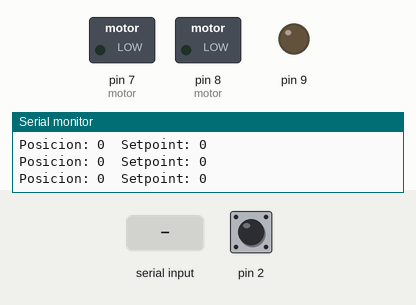
Simulated run of this sketch. Board: Arduino Uno, built with avr-gcc and run on an emulated ATmega328P. Shown: switched loads named in the sketch (green lamp = pin HIGH), output pins drawn as LEDs (lit = HIGH), the last lines printed to the serial monitor. Inputs (shaded band) come from the test bench; at power-on: pin 2 HIGH.

Above: at 1.2 s.
1.3 s: "90,45\n" received over Serial
At 2.5 s:
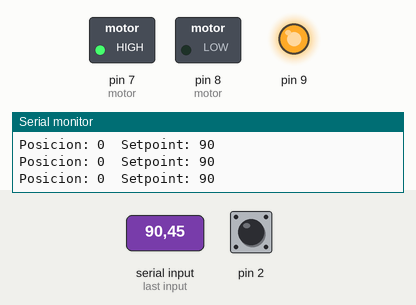
2.8 s: "30,150\n" received over Serial
At 4.0 s:
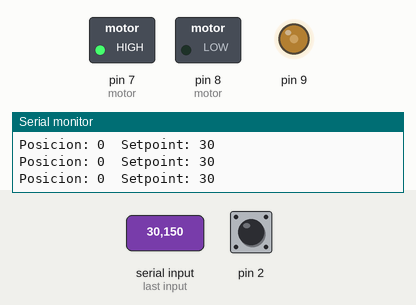
4.3 s: "90\n" received over Serial
At 4.6 s:
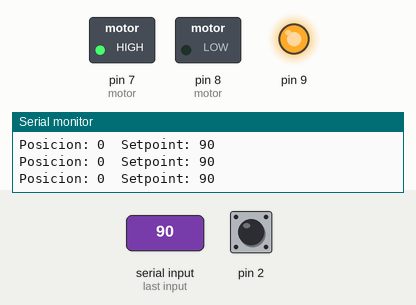
5.8 s: "5\n" received over Serial
At 7.2 s:
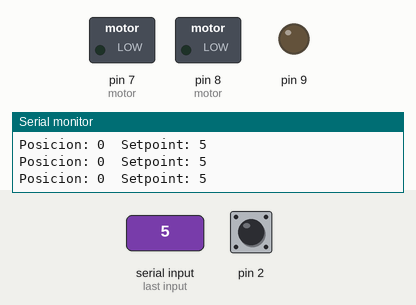
Timing chart, 0 to 8.8 s (numbered marks = the images above; inputs shaded):
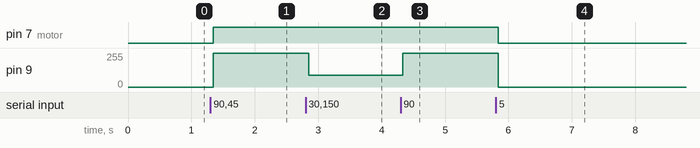

The sketch:

PWM_DC.ino
```cpp
// ---------------------------------------------------------
// Control de posición de motor DC con encoder incremental
// ATmega328P (Arduino Uno) - Nivel de registros
// ---------------------------------------------------------

#include <avr/io.h>         // Definiciones de registros del ATmega328P
#include <avr/interrupt.h>  // Manejo de interrupciones (ISR, sei, cli)
#include <stdlib.h>         // Funciones de conversión (atol)

// -------------------- Variables globales -----------------

volatile long encoderCount = 0;   // Contador de cuentas del encoder (ticks)
volatile int8_t encoderDir = 0;   // Último sentido de giro (+1 o -1)

// Parámetros de control de posición
long setpoint = 0;                 // Posición objetivo en cuentas
const long POSITION_TOLERANCE = 5; // Margen de error aceptable (±5 cuentas)
const uint8_t Kp = 3;              // Ganancia proporcional
const uint8_t PWM_MAX = 255;       // Límite superior de PWM (8 bits)

// Prototipos de funciones
void motorStop(void);
void motorForward(void);
void motorBackward(void);
void setPWM(uint8_t duty);
long getEncoderCount(void);
void readSetpointFromSerial(void);

// ---------------------------------------------------------
// setup()
//  Configuración inicial del microcontrolador:
//  - GPIO para encoder y driver de motor
//  - Interrupción externa INT0 para el encoder
//  - Timer1 en Fast PWM 8 bits (salida OC1A)
//  - UART para comunicación por monitor serie
// ---------------------------------------------------------

void setup(void)
{
  cli(); // Deshabilita interrupciones globales mientras se configura todo

  // --------------- Configuración de GPIO -----------------
  // Encoder:
  //   Canal A (C1) -> PD2 (INT0, pin digital 2)
  //   Canal B (C2) -> PD3 (pin digital 3)
  //
  // DDRD: 0 = entrada, 1 = salida
  DDRD &= ~((1 << DDD2) | (1 << DDD3));       // PD2 y PD3 como entradas
  // PORTD: en entradas, bit = 1 activa pull-up interno
  PORTD |= (1 << PORTD2) | (1 << PORTD3);     // Habilitar pull-up en PD2 y PD3

  // Driver de motor (puente H):
  //   D7 (PD7) -> IN1
  //   D8 (PB0) -> IN2
  //   D9 (PB1/OC1A) -> ENA (PWM)
  DDRD |= (1 << DDD7);                        // PD7 como salida (IN1)
  DDRB |= (1 << DDB0) | (1 << DDB1);          // PB0 (IN2) y PB1 (OC1A) como salidas

  // Apagar motor al inicio (condición segura)
  motorStop();
  setPWM(0);

  // -------- Configuración de interrupción externa INT0 ----
  // INT0 se usa para leer el canal A del encoder (PD2).
  //
  // EICRA - External Interrupt Control Register A:
  //   ISC01 ISC00 = 11 -> disparo por flanco de subida en INT0
  EICRA |= (1 << ISC01) | (1 << ISC00);

  // EIMSK - External Interrupt Mask Register:
  //   INT0 = 1 -> habilita la interrupción externa INT0
  EIMSK |= (1 << INT0);

  // EIFR - External Interrupt Flag Register:
  //   INTF0 = 1 -> limpia una posible bandera pendiente de INT0
  EIFR  |= (1 << INTF0);

  // -------- Configuración del Timer1 para PWM en OC1A -----
  //
  // Se configura Fast PWM de 8 bits con salida no inversora en OC1A (PB1).
  // Frecuencia determinada por F_CPU y prescaler; resolución de 0 a 255.
  //
  TCCR1A = 0;
  TCCR1B = 0;

  // Modo Fast PWM 8 bits:
  //   WGM13:0 = 0b0101
  //   -> WGM10 = 1 (TCCR1A), WGM12 = 1 (TCCR1B)
  TCCR1A |= (1 << WGM10);
  TCCR1B |= (1 << WGM12);

  // Modo no inversor en OC1A:
  //   COM1A1:0 = 10 -> salida activa en alto proporcional al duty
  TCCR1A |= (1 << COM1A1);

  // Prescaler del Timer1:
  //   CS12 CS11 CS10
  //   0     1    0  -> prescaler = 8
  TCCR1B |= (1 << CS11);

  // Duty cycle inicial en 0 (motor apagado)
  OCR1A = 0;

  // -------- UART (Serial) para setpoint y monitoreo --------
  Serial.begin(9600);
  Serial.println("Inicio - Control de posicion con encoder");
  Serial.println("Escribe un numero de cuentas y presiona Enter.");

  sei(); // Habilita interrupciones globales
}

// ---------------------------------------------------------
// loop()
//  Bucle principal de control:
//  - Lee el setpoint desde el monitor serie
//  - Obtiene la posicion actual (encoderCount)
//  - Calcula el error y decide sentido de giro
//  - Calcula PWM proporcional al error (con saturacion)
//  - Detiene el motor cuando el error es pequeño
// ---------------------------------------------------------

void loop(void)
{
  // Leer (si existe) un nuevo setpoint desde el monitor serie
  readSetpointFromSerial();

  // Obtener posicion actual de manera atomica
  long posicion = getEncoderCount();
  long error = setpoint - posicion;
  long absError = (error >= 0) ? error : -error;

  if (absError <= POSITION_TOLERANCE)
  {
    // Ya se encuentra dentro del margen de la posicion objetivo
    motorStop();
    setPWM(0);
  }
  else
  {
    // Seleccionar sentido de giro segun el signo del error
    if (error > 0)
    {
      motorForward();
    }
    else
    {
      motorBackward();
    }

    // Control proporcional simple:
    //   PWM = Kp * |error|, limitado a PWM_MAX
    uint32_t pwm = (uint32_t)absError * Kp;
    if (pwm > PWM_MAX)
    {
      pwm = PWM_MAX;
    }
    setPWM((uint8_t)pwm);
  }

  // Enviar informacion al monitor serie (para observar el comportamiento)
  Serial.print("Posicion: ");
  Serial.print(posicion);
  Serial.print("  Setpoint: ");
  Serial.println(setpoint);
}

// ---------------------------------------------------------
// Rutina de servicio de interrupcion del encoder
//  INT0_vect se ejecuta cada vez que ocurre un flanco de
//  subida en el canal A del encoder (PD2).
//  El estado del canal B (PD3) indica el sentido del giro.
// ---------------------------------------------------------

ISR(INT0_vect)
{
  // Leer canal B (C2) desde el registro PIND
  if (PIND & (1 << PIND3))
  {
    // Canal B en alto -> giro "positivo"
    encoderCount++;
    encoderDir = 1;
  }
  else
  {
    // Canal B en bajo -> giro "negativo"
    encoderCount--;
    encoderDir = -1;
  }
}

// ---------------------------------------------------------
// Funciones auxiliares para control del motor y PWM
// ---------------------------------------------------------

// Detiene el motor: ambas entradas del driver en 0
void motorStop(void)
{
  PORTD &= ~(1 << PORTD7); // IN1 = 0 (PD7)
  PORTB &= ~(1 << PORTB0); // IN2 = 0 (PB0)
}

// Gira el motor en sentido "adelante"
void motorForward(void)
{
  PORTD |=  (1 << PORTD7); // IN1 = 1
  PORTB &= ~(1 << PORTB0); // IN2 = 0
}

// Gira el motor en sentido "atras"
void motorBackward(void)
{
  PORTD &= ~(1 << PORTD7); // IN1 = 0
  PORTB |=  (1 << PORTB0); // IN2 = 1
}

// Ajusta el duty cycle del PWM (0-255)
void setPWM(uint8_t duty)
{
  OCR1A = duty;
}

// Copia atomica de la variable de posicion (encoderCount)
// al ser de 32 bits, se protege el acceso deshabilitando
// brevemente las interrupciones.
long getEncoderCount(void)
{
  long value;
  uint8_t sreg = SREG; // Guardar estado de interrupciones
  cli();
  value = encoderCount;
  SREG = sreg;         // Restaurar SREG (incluye I-bit)
  return value;
}

// ---------------------------------------------------------
// Lectura del setpoint desde el monitor serie
//  El usuario escribe un numero y presiona Enter.
//  La cadena se convierte a long y se almacena en setpoint.
// ---------------------------------------------------------

void readSetpointFromSerial(void)
{
  static char buffer[16];    // Buffer para texto recibido
  static uint8_t index = 0;  // Indice de escritura en el buffer

  while (Serial.available() > 0)
  {
    char c = Serial.read();

    // Fin de linea -> procesar numero completo
    if (c == '\n' || c == '\r')
    {
      if (index > 0)
      {
        buffer[index] = '\0';     // Terminar cadena
        long value = atol(buffer); // Convertir a long
        setpoint = value;          // Actualizar setpoint
        index = 0;                 // Reiniciar buffer

        Serial.print("Nuevo setpoint: ");
        Serial.println(setpoint);
      }
    }
    else
    {
      // Acumular caracteres mientras haya espacio en el buffer
      if (index < sizeof(buffer) - 1)
      {
        buffer[index++] = c;
      }
    }
  }
}
```

Measured:
- after the input at 1.3 s, pin 7 (motor): LOW → HIGH at once; pin 9: 0/255 → 255/255 at once
- after the input at 2.8 s, pin 9: 255/255 → 90/255 after 0.05 s
- after the input at 4.3 s, pin 9: 90/255 → 255/255 at once
- after the input at 5.8 s, pin 7 (motor): HIGH → LOW at once; pin 9: 255/255 → 0/255 at once
